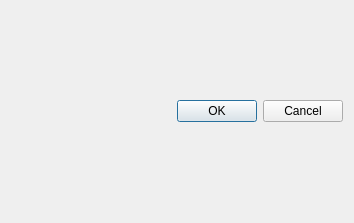
<?xml version="1.0" encoding="UTF-8"?>
<ui version="4.0">
 <class>ChoiceDialog</class>
 <widget class="QDialog" name="ChoiceDialog">
  <property name="geometry">
   <rect>
    <x>0</x>
    <y>0</y>
    <width>354</width>
    <height>223</height>
   </rect>
  </property>
  <property name="windowTitle">
   <string>Dialog</string>
  </property>
  <layout class="QVBoxLayout" name="verticalLayout_2">
   <item>
    <layout class="QVBoxLayout" name="verticalLayout"/>
   </item>
   <item>
    <widget class="QDialogButtonBox" name="buttonBox">
     <property name="orientation">
      <enum>Qt::Horizontal</enum>
     </property>
     <property name="standardButtons">
      <set>QDialogButtonBox::Cancel|QDialogButtonBox::Ok</set>
     </property>
    </widget>
   </item>
  </layout>
 </widget>
 <resources/>
 <connections>
  <connection>
   <sender>buttonBox</sender>
   <signal>accepted()</signal>
   <receiver>ChoiceDialog</receiver>
   <slot>accept()</slot>
   <hints>
    <hint type="sourcelabel">
     <x>248</x>
     <y>254</y>
    </hint>
    <hint type="destinationlabel">
     <x>157</x>
     <y>274</y>
    </hint>
   </hints>
  </connection>
  <connection>
   <sender>buttonBox</sender>
   <signal>rejected()</signal>
   <receiver>ChoiceDialog</receiver>
   <slot>reject()</slot>
   <hints>
    <hint type="sourcelabel">
     <x>316</x>
     <y>260</y>
    </hint>
    <hint type="destinationlabel">
     <x>286</x>
     <y>274</y>
    </hint>
   </hints>
  </connection>
 </connections>
</ui>
